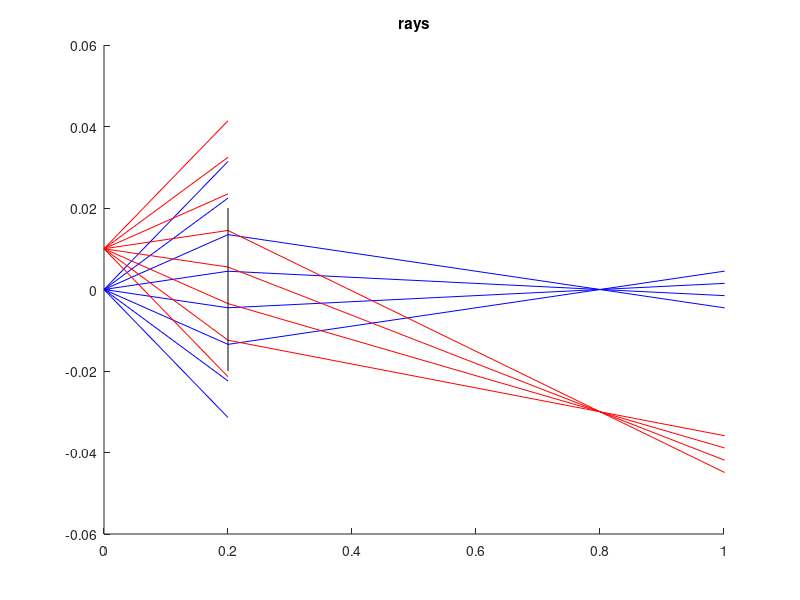

Reproduce this figure in MATLAB.
%% This is the correct and finished part 1!!!!

% varibale setup

% ray variables
d_1 = 0.2; % travel distance before focal length
d_2 = 1; % after focal length
d = d_1 + d_2; % total distance

M_1 = [1 d_1 0 0; 
     0 1 0 0; 
     0 0 1 d_1; 
     0 0 0 1]; % transformation matrix 

x_angles = linspace(-pi/20, pi/20, 8);

% Lense variables
f = 0.15;
radius = 0.02; 

M_f = [1 0 0 0;
    -1/f 1 0 0;
       0 0 1 0;
       0 0 -1/f 1];

M_2 = [1 d_2 0 0; 
       0 1 0 0; 
       0 0 1 d_2; 
       0 0 0 1];

% 1st ray
hold on;
for i = 1:length(x_angles)
    initial_pos = [0 x_angles(i) 0 0]';
    final_pos = M_1 * initial_pos;
    final_pos_2 = M_f * final_pos;
    if (abs(final_pos_2(1)) <= 0.02)
        final_pos_3 = M_2 * final_pos_2;
        z_pos = [0 d_1 d];
        x_pos = [0 final_pos(1) final_pos_3(1)];

        plot(z_pos, x_pos, 'b');
    else
        z_pos = [0 d_1];
        x_pos = [0 final_pos(1)];

        plot(z_pos, x_pos, 'b');

    end
    
end

% 2nd ray
for i = 1:length(x_angles)
    initial_pos = [0.01 x_angles(i) 0 0]';
    final_pos = M_1 * initial_pos;
    final_pos_2 = M_f * final_pos;
    if(abs(final_pos_2(1)) <= 0.02)
        final_pos_3 = M_2 * final_pos_2;
        z_pos = [0 d_1 d];
        x_pos = [0.01 final_pos(1) final_pos_3(1)];

        plot(z_pos, x_pos, 'r');
    else
        z_pos = [0 d_1];
        x_pos = [0.01 final_pos(1)];

        plot(z_pos, x_pos, 'r');
    end
end

% show lense on plot
x_values = [0.2, 0.2];
y_values = [-0.02, 0.02];
plot(x_values, y_values, 'black');

title("rays");
xlim([0 1]);
hold off;
